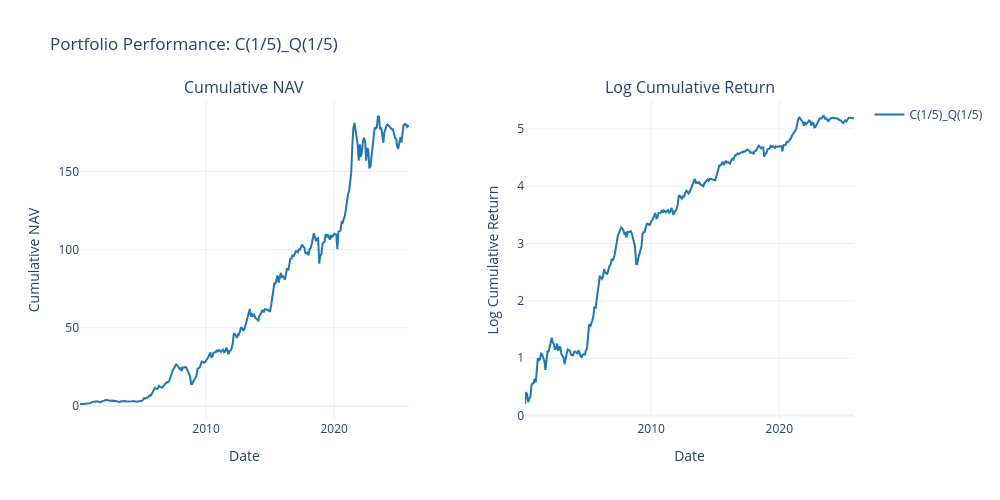

The notebook cell saved with this chart:
### Code cell
import numpy as np
import plotly.graph_objects as go
from plotly.subplots import make_subplots

# 포트폴리오 설정
portfolio = cap_cut_profolio_df['C(1/5)_Q(1/5)']

# 데이터 준비
nav = (1 + portfolio).cumprod()  # 누적 NAV
log_cum = np.log1p(portfolio).cumsum()  # 로그 누적 수익률

# 서브플롯 (가로 2개)
fig = make_subplots(
    rows=1, cols=2, 
    subplot_titles=["Cumulative NAV", "Log Cumulative Return"],
    horizontal_spacing=0.15
)

# 첫 번째 그래프: 누적 NAV
fig.add_trace(
    go.Scatter(
        x=nav.index, 
        y=nav.values, 
        mode='lines', 
        name='C(1/5)_Q(1/5)',
        line=dict(color='#1f77b4', width=2)
    ),
    row=1, col=1
)

# 두 번째 그래프: 로그 누적 수익률
fig.add_trace(
    go.Scatter(
        x=log_cum.index, 
        y=log_cum.values, 
        mode='lines', 
        name='C(1/5)_Q(1/5)',
        line=dict(color='#1f77b4', width=2),
        showlegend=False
    ),
    row=1, col=2
)

# 레이아웃 설정
fig.update_layout(
    title="Portfolio Performance: C(1/5)_Q(1/5)",
    height=500, 
    width=1000,
    template="plotly_white",
    hovermode='x unified'
)

# 축 레이블 설정
fig.update_xaxes(title_text="Date", row=1, col=1)
fig.update_xaxes(title_text="Date", row=1, col=2)
fig.update_yaxes(title_text="Cumulative NAV", row=1, col=1)
fig.update_yaxes(title_text="Log Cumulative Return", row=1, col=2)

fig.show()

### Figure 1 — Plotly figure (JSON) as saved in the notebook; plotly's stock layout.template omitted (floating-point values rounded to 4 significant figures; data arrays with more than 128 entries replaced by an {"elided": "..."} marker saying what was removed)
{"data": [{"line": {"color": "#1f77b4", "width": 2}, "mode": "lines", "name": "C(1/5)_Q(1/5)", "type": "scatter", "x": {"elided": "309 str values"}, "xaxis": "x", "y": {"elided": "309 float values"}, "yaxis": "y"}, {"line": {"color": "#1f77b4", "width": 2}, "mode": "lines", "name": "C(1/5)_Q(1/5)", "showlegend": false, "type": "scatter", "x": {"elided": "309 str values"}, "xaxis": "x2", "y": {"elided": "309 float values"}, "yaxis": "y2"}], "layout": {"annotations": [{"font": {"size": 16}, "showarrow": false, "text": "Cumulative NAV", "x": 0.2125, "xanchor": "center", "xref": "paper", "y": 1, "yanchor": "bottom", "yref": "paper"}, {"font": {"size": 16}, "showarrow": false, "text": "Log Cumulative Return", "x": 0.7875, "xanchor": "center", "xref": "paper", "y": 1, "yanchor": "bottom", "yref": "paper"}], "height": 500, "hovermode": "x unified", "title": {"text": "Portfolio Performance: C(1/5)_Q(1/5)"}, "width": 1000, "xaxis": {"anchor": "y", "domain": [0, 0.425], "title": {"text": "Date"}}, "xaxis2": {"anchor": "y2", "domain": [0.575, 1], "title": {"text": "Date"}}, "yaxis": {"anchor": "x", "domain": [0, 1], "title": {"text": "Cumulative NAV"}}, "yaxis2": {"anchor": "x2", "domain": [0, 1], "title": {"text": "Log Cumulative Return"}}}}
